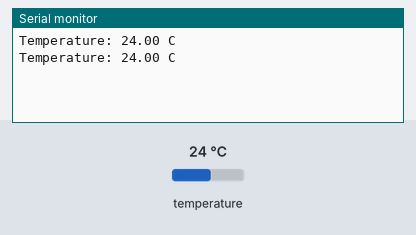
A sketch run on a simulated Arduino Uno, built with avr-gcc and run on an emulated ATmega328P. On the bench: the last lines printed to the serial monitor. Inputs (shaded band) come from the test bench; at power-on: temperature 24 °C.

Above: at 2.3 s.
2.4 s: temperature set to 12 °C
At 2.4 s:
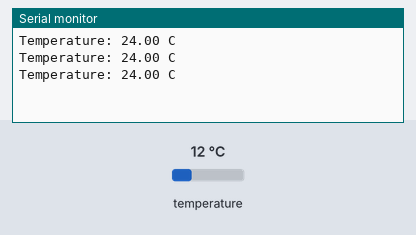
3.9 s: temperature set to 19 °C
At 3.9 s:
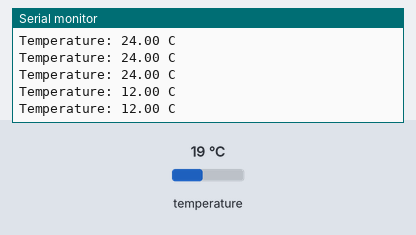
Timing chart, 0 to 6.9 s (numbered marks = the images above; inputs shaded):
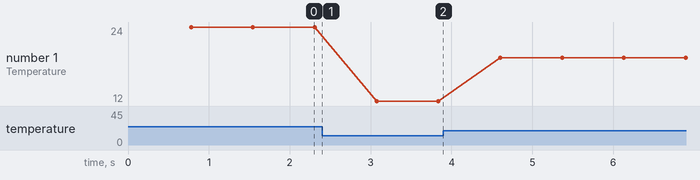

The sketch:

temperatura.ino
```cpp
#include <OneWire.h>
#include <DallasTemperature.h>

const int TEMPERATURE_WIRE_BUS = 23;

// Setup a onewire instance to communicate with any OneWire devices
OneWire temperatureWire(TEMPERATURE_WIRE_BUS);

// Pass our OneWire instance to Dallas Temperature Sensor
DallasTemperature temperatureSensor(&temperatureWire);

void setup() {
  Serial.begin(9600);
  // start temperature sensor
  temperatureSensor.begin();
}

void loop() {
  temperatureSensor.requestTemperatures();
  float temperatureC = temperatureSensor.getTempCByIndex(0);
  Serial.print("Temperature: ");
  Serial.print(temperatureC);
  Serial.println(" C");
}
```

Measured:
- plotted number 1: 24 → 12 after the input at 2.4 s, 12 → 19 after the input at 3.9 s
